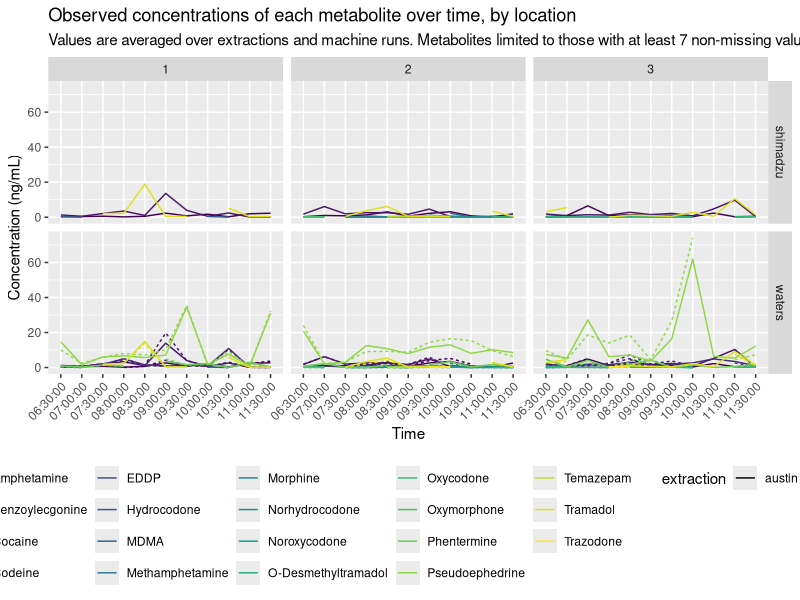

The R source for this figure:
library(tidyverse)

water <- read_tsv("../../data/water_cleaned.txt") %>%
  mutate(has_value = if_else(is.na(value) == TRUE, 0, 1),
         time_pretty = as.character(time_pretty)) %>%
  group_by(metabolite) %>%
  mutate(total_values = sum(has_value)) %>%
  filter(total_values > 6)

p <- water %>%
  mutate(has_value = if_else(is.na(value) == TRUE, 0, 1)) %>%
  group_by(metabolite) %>%
  mutate(total_values = sum(has_value)) %>%
  filter(value < 100000 | is.na(value) == TRUE,
         total_values > 6) %>%
  ggplot(aes(x = time_pretty, y = value, color = metabolite, linetype = extraction, group = interaction(extraction, metabolite))) +
  geom_path() +
  facet_grid(machine ~location) +
  theme(
    legend.position = "bottom",
    axis.text.x = element_text(angle = 45, hjust = 1)
  ) +
  scale_color_viridis_d(name = "") +
  labs(
    title = "Observed concentrations of each metabolite over time, by location",
    subtitle = "Values are averaged over extractions and machine runs. Metabolites limited to those with at least 7 non-missing values.",
    y = "Concentration (ng/mL)",
    x = "Time"
  )

ggsave("observed-metabolite-time-series.png", p, dpi = 600)
